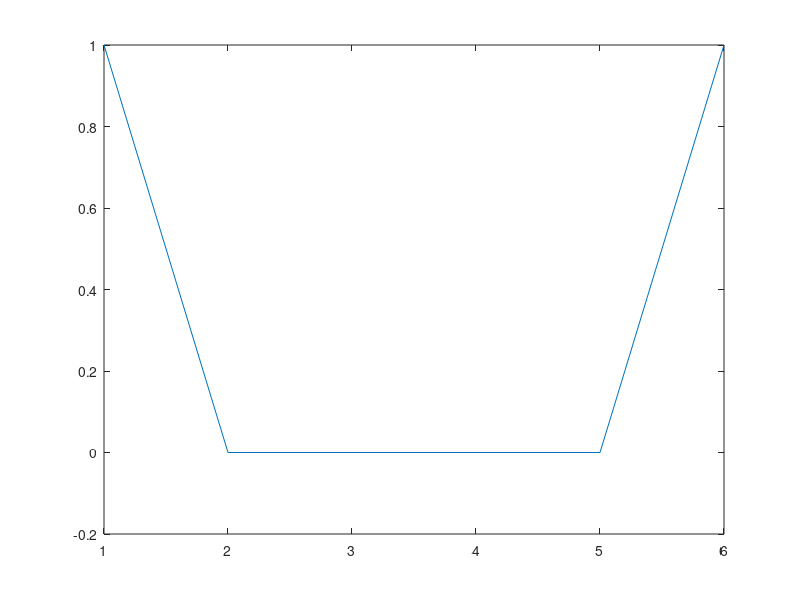
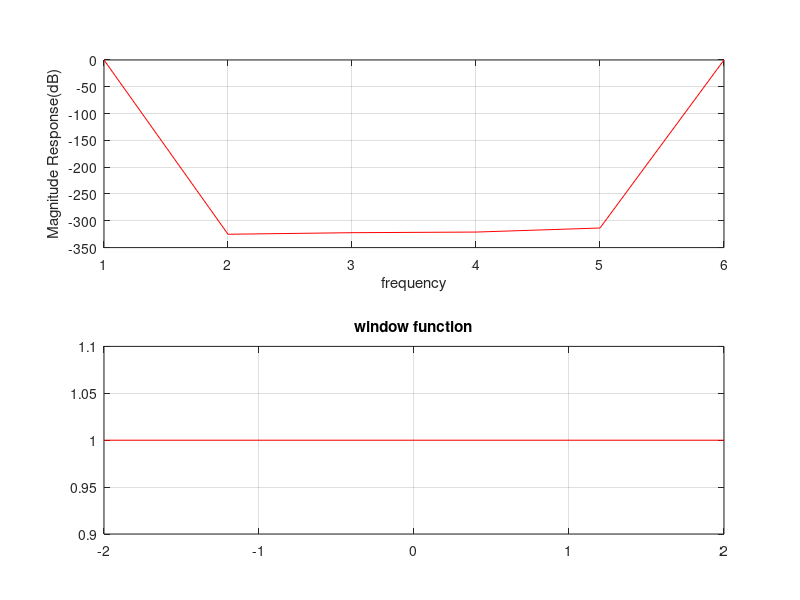

Recreate these plots in MATLAB, in order.
close all
clear all
clc
K=menu('choose a window','rectangular','hann','hamming','barlett','blackman','kaiser','quit');
if K~=7
N=input('enter the no of points for window');
F=input('enter the sampling frequency');
if K==6
    b=input('enter the value B');
end
if N/2==ceil(N/2)
    N=N+1;
end
n=((N-1)/2);
for i= -n:n
            if K==1
                    r(i+n+1)=1;
            else if K==2
                     r(i+n+1)=.5+.5*cos(2*pi*i/(N-1));
            else if K==3
                     r(i+n+1)=.54+.46*cos(2*pi*i/(N-1));
            else if K==4
                     r(i+n+1)=1-2*sqrt(i^2)/(N-1);
            else if K==5
                     r(i+n+1)=.42+.5*cos(2*pi*i/(N-1))+.08*cos(4*pi*i/(N-1));
            else  if K==6
                     r(i+n+1)=I(b*sqrt(1-(2*i/(N-1))^2))/I(b);
                     
                      end
                   end
                end
            end
        end
    end
 end
r1=freqz(r,1,0:F,F);
figure(1)
plot(real(r1/max(r1)))
r2=20*log10(abs(r1/max(r1)));
u=linspace(-n,n,2*n+1);
figure(2)
subplot(2,1,2),plot(u,r,'r'),title('window function'),grid on;
subplot(2,1,1),plot(r2,'r'),ylabel('Magnitude Response(dB)'),xlabel('frequency'),grid on;
end
  
